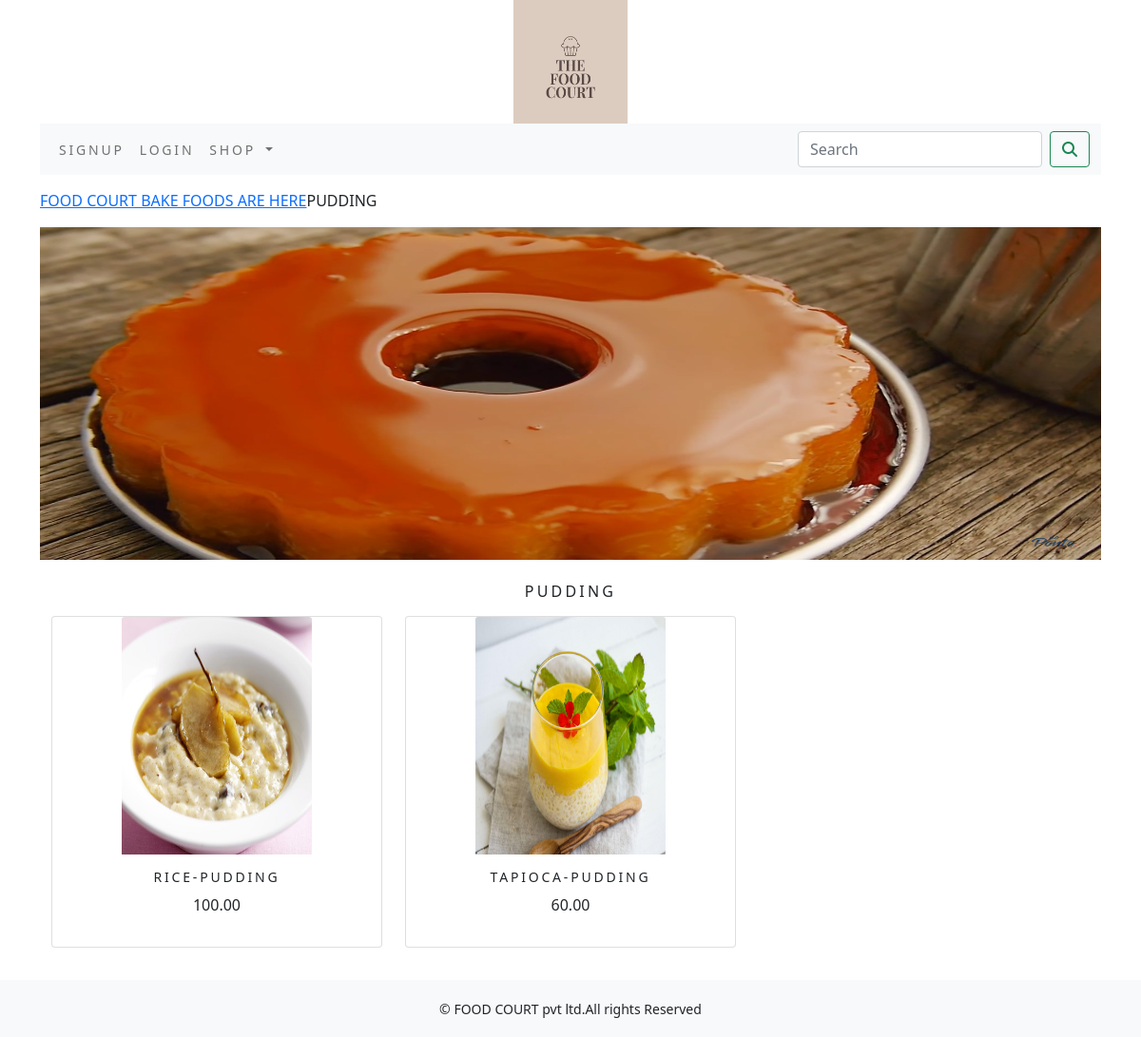
The app's page /foodcourt/pudding/ with its own data.
### foodcourt/models.py (models this page shows, shortened)
class Category(models.Model):
    name=models.CharField(max_length=250,unique=True)
    slug=models.SlugField(max_length=250,unique=True)
    description=models.TextField(blank=True)
    image=models.ImageField(upload_to='category',blank=True)
    class Meta:
        ordering=('name',)
        verbose_name='category'
        verbose_name_plural='categories'
    def get_url(self):
        return  reverse('foodcourt:product_by_category',args=[self.slug])

class Product(models.Model):
    name=models.CharField(max_length=250,unique=True)
    slug=models.SlugField(max_length=250,unique=True)
    description=models.TextField(blank=True)
    price=models.DecimalField(max_digits=10,decimal_places=2)
    category=models.ForeignKey(Category,on_delete=models.CASCADE)
    image=models.ImageField(upload_to='product',blank=True)
    stock=models.IntegerField()
    available=models.BooleanField(default=True)
    created=models.DateTimeField(auto_now_add=True)
    updated=models.DateTimeField(auto_now=True)
    def get_url(self):
        return  reverse('foodcourt:prodCatdetail',args=[self.category.slug,self.slug])
    class Meta:
        ordering=('name',)
        verbose_name='product'
        verbose_name_plural='products'

### foodcourt/views.py (the view)
# urls.py: path('',views.allProdCat,name='allProdCat'),
def allProdCat(request,c_slug=None):
    c_page=None
    products_list=None
    if c_slug!=None:
        c_page=get_object_or_404(Category,slug=c_slug)
        products_list=Product.objects.all().filter(category=c_page,available=True)
    else:
        products_list=Product.objects.all().filter(available=True)
    paginator=Paginator(products_list,6)
    try:
        page=int(request.GET.get('page','1'))
    except:
        page=1
    try:
        products=paginator.page(page)
    except  (EmptyPage,InvalidPage):
        products=paginator.page(paginator.num_pages)
    return  render(request,"category.html",{'category':c_page,'products':products})

### cart/context_processors.py (called while the page is built)
def counter(request):
    item_count=0
    if 'admin' in request.path:
        return  {}
    else:
        try:
            cart=Cart.objects.filter(cart_id=_cart_id(request))
            car_items=CartItem.objects.all().filter(cart=cart[:1])
            for cart_item in car_items:
                item_count += cart_item.quantity
        except Cart.DoesNotExist:
            item_count =0
    return  dict(item_count=item_count)

### cart/views.py (called while the page is built)
def _cart_id(request):
    cart=request.session.session_key
    if not cart:
        cart=request.session.create()
    return cart

### foodcourt/context_processors.py (called while the page is built)
def menu_links(request):
    links=Category.objects.all()
    return dict(links=links)

### templates/category.html (shortened to what this page needs)
{% extends 'base.html' %}
{% load static %}
{% block content %}
    {% if category %}
        <div class="row my_row_class">
            <div class="mx-auto">
                <p><a href="{% url 'foodcourt:allProdCat' %}">FOOD COURT BAKE FOODS ARE HERE</a>{{ category.name }}</p>
            </div>
        </div>
    {% endif %}
<div class="mx-auto">
    {% if category %}
        <img  class="my_image" src="{{category.image.url}}" style="height:350px;" alt="{{category.name}}">
</div><br>
<div>
    <h1 class="text-center my_title">{{category.name}}</h1>
</div>
{% endif %}
<div class="container">
    <div class="row mx_auto">
        {% for product in products.object_list %}
        <div class="my_bottom_margin col-9 col-sm-12  col-md-4 xol-lg-4">
            <div class="card text-center" style="min-width:18rem;">
                <a href="{{product.get_url}}"><img class="card-img-top my_image" src="{{product.image.url}}" style="width:200px;height:250px;" alt="{{product.name}}"></a>
            <div class="card-body">
               <h4>{{product.name}}</h4>
                <p>{{product.price}}</p>
            </div>
            </div>
        </div>
        {% endfor %}
    </div>
    <br>
</div>
{% endblock %}

### static/css/custom.css (style rules this page uses)
body { font-family: 'Roboto', sans-serif; }
.my_row_class { padding-top :15px; }
.my_image { width:100%; height:auto; }
.my_title { font-size:16px; text_transform:uppercase; letter-spacing:.2em; }
.my_bottom_margin { margin-bottom:10px; }
.card-body h4 { font-size:14px; text-transform:uppercase; letter-spacing:.2em }

### records on screen
Category: name "PUDDING", image (picture)
Product: image (picture), name "RICE-PUDDING", price "100.00"
Product: image (picture), name "TAPIOCA-PUDDING", price "60.00"
